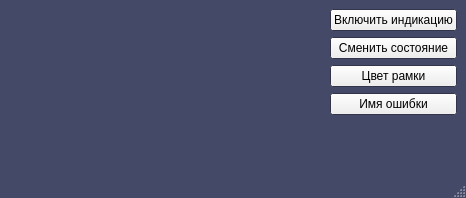
<?xml version="1.0" encoding="UTF-8"?>
<ui version="4.0">
 <class>MainWindow</class>
 <widget class="QMainWindow" name="MainWindow">
  <property name="geometry">
   <rect>
    <x>0</x>
    <y>0</y>
    <width>466</width>
    <height>198</height>
   </rect>
  </property>
  <property name="palette">
   <palette>
    <active>
     <colorrole role="Base">
      <brush brushstyle="SolidPattern">
       <color alpha="255">
        <red>255</red>
        <green>255</green>
        <blue>255</blue>
       </color>
      </brush>
     </colorrole>
     <colorrole role="Window">
      <brush brushstyle="SolidPattern">
       <color alpha="255">
        <red>68</red>
        <green>73</green>
        <blue>104</blue>
       </color>
      </brush>
     </colorrole>
    </active>
    <inactive>
     <colorrole role="Base">
      <brush brushstyle="SolidPattern">
       <color alpha="255">
        <red>255</red>
        <green>255</green>
        <blue>255</blue>
       </color>
      </brush>
     </colorrole>
     <colorrole role="Window">
      <brush brushstyle="SolidPattern">
       <color alpha="255">
        <red>68</red>
        <green>73</green>
        <blue>104</blue>
       </color>
      </brush>
     </colorrole>
    </inactive>
    <disabled>
     <colorrole role="Base">
      <brush brushstyle="SolidPattern">
       <color alpha="255">
        <red>68</red>
        <green>73</green>
        <blue>104</blue>
       </color>
      </brush>
     </colorrole>
     <colorrole role="Window">
      <brush brushstyle="SolidPattern">
       <color alpha="255">
        <red>68</red>
        <green>73</green>
        <blue>104</blue>
       </color>
      </brush>
     </colorrole>
    </disabled>
   </palette>
  </property>
  <property name="windowTitle">
   <string>MainWindow</string>
  </property>
  <widget class="QWidget" name="centralwidget">
   <layout class="QGridLayout" name="gridLayout">
    <item row="2" column="1">
     <widget class="QPushButton" name="pbn_changeFrame">
      <property name="text">
       <string>Цвет рамки</string>
      </property>
     </widget>
    </item>
    <item row="0" column="0" rowspan="5">
     <widget class="Indicator" name="indicate" native="true">
      <property name="sizePolicy">
       <sizepolicy hsizetype="Fixed" vsizetype="Fixed">
        <horstretch>0</horstretch>
        <verstretch>0</verstretch>
       </sizepolicy>
      </property>
      <property name="minimumSize">
       <size>
        <width>55</width>
        <height>65</height>
       </size>
      </property>
      <property name="maximumSize">
       <size>
        <width>55</width>
        <height>65</height>
       </size>
      </property>
     </widget>
    </item>
    <item row="5" column="0">
     <spacer name="horizontalSpacer">
      <property name="orientation">
       <enum>Qt::Horizontal</enum>
      </property>
      <property name="sizeHint" stdset="0">
       <size>
        <width>319</width>
        <height>20</height>
       </size>
      </property>
     </spacer>
    </item>
    <item row="0" column="1">
     <widget class="QPushButton" name="pbn_changeIndicate">
      <property name="text">
       <string>Включить индикацию</string>
      </property>
     </widget>
    </item>
    <item row="3" column="1">
     <widget class="QPushButton" name="pbn_changeText">
      <property name="text">
       <string>Имя ошибки</string>
      </property>
     </widget>
    </item>
    <item row="1" column="1">
     <widget class="QPushButton" name="pbn_changeState">
      <property name="text">
       <string>Сменить состояние</string>
      </property>
     </widget>
    </item>
   </layout>
  </widget>
  <widget class="QMenuBar" name="menubar">
   <property name="geometry">
    <rect>
     <x>0</x>
     <y>0</y>
     <width>466</width>
     <height>21</height>
    </rect>
   </property>
  </widget>
  <widget class="QStatusBar" name="statusbar"/>
 </widget>
 <customwidgets>
  <customwidget>
   <class>Indicator</class>
   <extends>QWidget</extends>
   <header>indicator.h</header>
   <container>1</container>
  </customwidget>
 </customwidgets>
 <resources/>
 <connections/>
</ui>
